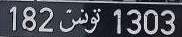
#> input picture Documentation/Screenshots/LP_2.jpg, 182 x 37 px, found by its file name
$ jupyter execute --allow-errors 'Data Preprocessing & Cleaning - HAWK EYE TUNISIA.ipynb'   (older library calls are emulated)
#> lines starting #> are read from the running program, lines starting #| are printed output that depends on the picture; after the words box and inside, x2 and y2 are one past the last pixel; in counts of white or black regions, pixels touching at a corner belong together
#> further down, Tunisian_LP1 is the input picture: shape (37, 182, 3); mean B, G, R 85.2, 76, 74.4
# Data Preprocessing & Cleaning

This module is used to extract the characters from the licence plate image that will be used in the recognition module.

Use case:

- The main objective of this module is to extract the characters existing in the LP image.

- The second objective is to prepare a dataset containing the different classes of the train model file. This is useful for data enrichment module that is necessary to improve the model training.

!!! Note: You should verify every path in this file before using it.

## Import of necessary libraries

[cell 1]
import matplotlib.pyplot as plt
import numpy as np
import cv2
import glob
from pathlib import Path

## 1- Character Segmentation

We redefine here the segmentation funtion defined in the "Data Preprocessing & Cleaning" module to show the example of use, because the prediction input must be a list of LP characters cropped, and each one will be recognised by the deep learning model.

## First method
### Definition of the first method

[cell 2]
# Find characters in the resulting images
def segment_characters(image) :

    # Preprocess cropped license plate image
    img_lp = cv2.resize(image, (333, 75))
    img_gray_lp = cv2.cvtColor(img_lp, cv2.COLOR_BGR2GRAY)
    _, img_binary_lp = cv2.threshold(img_gray_lp, 200, 255, cv2.THRESH_BINARY+cv2.THRESH_OTSU)
    img_binary_lp = cv2.erode(img_binary_lp, (3,3))
    img_binary_lp = cv2.dilate(img_binary_lp, (3,3))

    LP_WIDTH = img_binary_lp.shape[0]
    LP_HEIGHT = img_binary_lp.shape[1]

    # Make borders white
    img_binary_lp[0:3,:] = 255
    img_binary_lp[:,0:3] = 255
    img_binary_lp[72:75,:] = 255
    img_binary_lp[:,330:333] = 255

    # Estimations of character contours sizes of cropped license plates
    #dimensions = [LP_WIDTH/6, LP_WIDTH/2, LP_HEIGHT/10, 2*LP_HEIGHT/3]
    #dimensions = [6, LP_WIDTH-25, LP_HEIGHT/10, 2*LP_HEIGHT/3]
    dimensions = [10, LP_WIDTH-30, LP_HEIGHT/10, 2*LP_HEIGHT/3]
    #print("LP_WIDTH=",LP_WIDTH)
    plt.imshow(img_binary_lp, cmap='gray')
    plt.show()
    cv2.imwrite('contour.jpg',img_binary_lp)

    # Get contours within cropped license plate
    char_list = find_contours(dimensions, img_binary_lp)

    return char_list

[cell 3]
#    Match contours to license plate or character template
# [58 lines left out: function find_contours, not called in this run]

## Test of the first method

Note: For this method, we defined the cropped licence plate image with black characters and white background.

[cell 4]
Foreign_LP = cv2.imread('car_plate.png')
#> (the rest of this cell did not finish here and is left out)

[cell 5]
Tunisian_LP = cv2.imread('138TN.png')
#> (the rest of this cell did not finish here and is left out)

## Second method

### Definition  of the second method

[cell 6]
def histogram_of_pixel_projection(img):
    """

    This method is responsible for licence plate segmentation with histogram of pixel projection approach

    :param: input image

    :return: list of image, each one contain a digit or the word "تونس"

    """
    # list that will contains all digits
    caracrter_list_image = list()

    # img = crop(img)

    # Add black border to the image
    BLACK = [0, 0, 0]
    img = cv2.copyMakeBorder(img, 3, 3, 3, 3, cv2.BORDER_CONSTANT, value=BLACK)
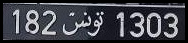
#> img: shape (43, 188, 3); mean of channels 0, 1, 2 70.9, 63.3, 62; drawn as B, G, R

    # change to gray
    gray = cv2.cvtColor(img, cv2.COLOR_BGR2GRAY)

    # Change to numpy array format
    nb = np.array(gray)

    # Binarization
    nb[nb > 120] = 255
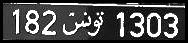
#> nb: shape (43, 188); min 0, max 255, mean 75.9
    nb[nb < 120] = 0
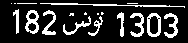
#> nb: shape (43, 188); min 0, max 255, mean 46.1

    # compute the sommation
    x_sum = cv2.reduce(nb, 0, cv2.REDUCE_SUM, dtype=cv2.CV_32S)
    y_sum = cv2.reduce(nb, 1, cv2.REDUCE_SUM, dtype=cv2.CV_32S)
#> y_sum = 43 values, max 18990 at index 5, min 0 at index 0, mean 8672.4

    # rotate the vector x_sum
    x_sum = x_sum.transpose()
#> x_sum = 188 values, max 6630 at index 121, min 0 at index 0, mean 1983.6

    # get height and weight
    x = gray.shape[1]
#> x = 188
    y = gray.shape[0]
#> y = 43

    # division the result by height and weight
    x_sum = x_sum / y
#> x_sum = 188 values, max 154.2 at index 121, min 0 at index 0, mean 46.13
    y_sum = y_sum / x
#> y_sum = 43 values, max 101 at index 5, min 0 at index 0, mean 46.13

    # x_arr and y_arr are two vector weight and height to plot histogram projection properly
    x_arr = np.arange(x)
#> x_arr = 188 values from 0 to 187
    y_arr = np.arange(y)
#> y_arr = 43 values from 0 to 42

    # convert x_sum to numpy array
    z = np.array(x_sum)
#> z has the same summary as x_sum

    # convert y_arr to numpy array
    w = np.array(y_sum)
#> w has the same summary as y_sum

    # convert to zero small details
    z[z < 15] = 0
    z[z > 15] = 1

    # convert to zero small details and 1 for needed details
    w[w < 20] = 0
    w[w > 20] = 1

    # vertical segmentation
    test = z.transpose() * nb

    # horizontal segmentation
    test = w * test

    # plot histogram projection result using pyplot
    horizontal = plt.plot(w, y_arr)
#> horizontal = 1 item
    #plt.show()
    vertical = plt.plot(x_arr ,z)
#> vertical = 1 item
    #plt.show()
    #plt.show(horizontal)
    #plt.show(vertical)

    f = 0
    ff = z[0]
#> ff = [0]
    t1 = list()
    t2 = list()
    for i in range(z.size):
        if z[i] != ff:
            f += 1
            ff = z[i]
            t1.append(i)
#> this loop made 188 passes
#> ff on passes 14, 20, 26, 40, 43, 57, 64, 105, 118, 125, 131, 145: [1], [0], [1], [0], [1], [0], [1], [0], [1], [0], [1], [0]
#> after the loop, f = 16; t1 = [13, 19, 25, 39, 42, 56, 63, 104, 117, 124, 130, 144, 147, 161, 164, 178]
    rect_h = np.array(t1)
#> rect_h has the same summary as t1

    f = 0
    ff = w[0]
    for i in range(w.size):
        if w[i] != ff:
            f += 1
            ff = w[i]
            t2.append(i)
#> this loop made 43 passes
#> after the loop, f = 4; t2 = [3, 7, 11, 37]
    rect_v = np.array(t2)
#> rect_v = [3, 7, 11, 37]

    # take the appropriate height
    rectv = []
    rectv.append(rect_v[0])
    rectv.append(rect_v[1])
    max = int(rect_v[1]) - int(rect_v[0])
#> max = 4
    for i in range(len(rect_v) - 1):
        diff2 = int(rect_v[i + 1]) - int(rect_v[i])

        if diff2 > max:
            rectv[0] = rect_v[i]
            rectv[1] = rect_v[i + 1]
            max = diff2
#> this loop made 3 passes
#> (diff2, max) on pass 3: (26, 26)
#> diff2 on passes 1 to 2: 4, 4
#> after the loop, max = 26; rectv = [11, 37]

    # extract caracter
    for i in range(len(rect_h) - 1):

        # eliminate slice that can't be a digit, a digit must have width bigger then 8
        diff1 = int(rect_h[i + 1]) - int(rect_h[i])

        if (diff1 > 5) and (z[rect_h[i]] == 1):
            # cutting nb (image) and adding each slice to the list caracrter_list_image
            caracrter_list_image.append(nb[int(rectv[0]):int(rectv[1]), rect_h[i]:rect_h[i + 1]])

            # draw rectangle on digits
            cv2.rectangle(img, (rect_h[i], rectv[0]), (rect_h[i + 1], rectv[1]), (0, 255, 0), 1)
#> this loop made 15 passes
#> diff1 on passes 1 to 12: 6, 6, 14, 3, 14, 7, 41, 13, 7, 6, 14, 3
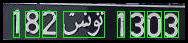
#> img: shape (43, 188, 3); 8.21% of pixels changed, all inside (x1, y1, x2, y2) = (13, 11, 179, 38); drawn as B, G, R
#> after the loop, caracrter_list_image = 8 items

    # Show segmentation result
    image = plt.imshow(img)
    plt.show()
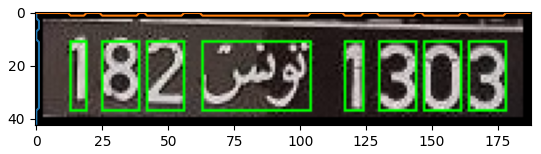
#> figure drawn by matplotlib, 1 panel
    #plt.show(image)

    return caracrter_list_image

### Test of the second method

[cell 7]
Tunisian_LP1 =  cv2.imread("D:\\Hawk_Eye_version_1.0_LP_recog\\Hawk_Eye_version_1.0_LP_recog\\LP_2.jpg")
char_TN_LP1 = histogram_of_pixel_projection(Tunisian_LP1)
#> char_TN_LP1 = 8 items

for i in range(len(char_TN_LP1)):
    plt.subplot(1, len(char_TN_LP1), i+1)
    a=cv2.resize(char_TN_LP1[i],(20,40))
    plt.imshow(a, cmap='gray')
    plt.axis('off')
#> this loop made 8 passes
#> pass 1, `a=cv2.resize(char_TN_LP1[i],(20,40))`:
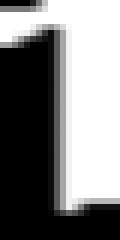
#> a: shape (40, 20) (shown 6 times larger); min 0, max 255, mean 125.8
#> pass 2, `a=cv2.resize(char_TN_LP1[i],(20,40))`:
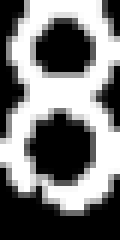
#> a: shape (40, 20) (shown 6 times larger); min 0, max 255, mean 119.5
#> pass 3, `a=cv2.resize(char_TN_LP1[i],(20,40))`:
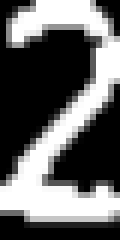
#> a: shape (40, 20) (shown 6 times larger); min 0, max 255, mean 101.3
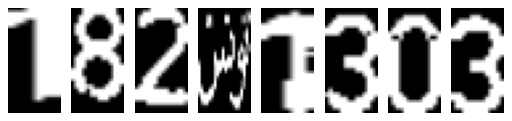
#> figure drawn by matplotlib, 8 panels

[cell 8]
Tunisian_LP = cv2.imread('D:\\Hawk_Eye_version_1.0_LP_recog\\Hawk_Eye_version_1.0_LP_recog\\Licence_Plate_Recognition\\test.png')
#> (the rest of this cell did not finish here and is left out)
